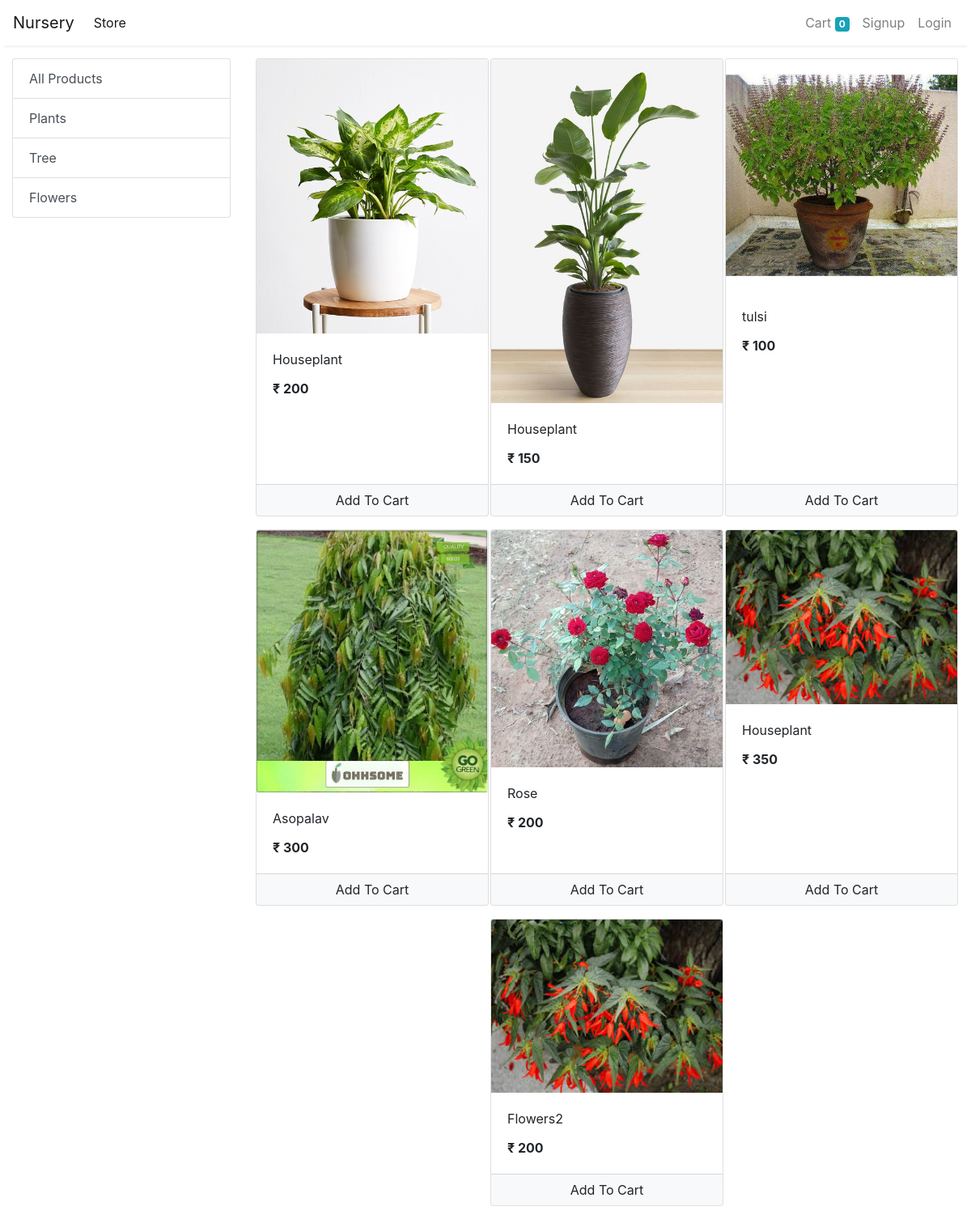
The app's page /store with its own data.
### store/models/category.py (models this page shows, shortened)
class Category(models.Model):
    name = models.CharField(max_length=20)
    @staticmethod
    def get_all_categories():
        return Category.objects.all()

### store/models/product.py (models this page shows, shortened)
class Product(models.Model):
    name = models.CharField(max_length=50)
    price = models.IntegerField(default=0)
    category = models.ForeignKey(Category, on_delete=models.CASCADE, default=1)
    description = models.CharField(max_length=200, default='' , null=True , blank=True)
    image = models.ImageField(upload_to='uploads/products/')
    @staticmethod
    def get_all_products():
        return Product.objects.all()

### store/views/home.py (the view)
# urls.py: path('', include('store.urls'))
def store(request):
    cart = request.session.get('cart')
    if not cart:
        request.session['cart'] = {}
    products = None
    categories = Category.get_all_categories()
    categoryID = request.GET.get('category')
    if categoryID:
        products = Product.get_all_products_by_categoryid(categoryID)
    else:
        products = Product.get_all_products();
    data = {}
    data['products'] = products
    data['categories'] = categories
    print('you are : ', request.session.get('email'))
    return render(request, 'index.html', data)

### store/templatetags/cart.py (called while the page is built)
@register.filter(name='is_in_cart')
def is_in_cart(product  , cart):
    keys = cart.keys()
    for id in keys:
        if int(id) == product.id:
            return True
    return False;

### store/templatetags/custom_filter.py (called while the page is built)
@register.filter(name='currency')
def currency(number):
    return "₹ "+str(number)

### store/templates/index.html (shortened to what this page needs)
{% extends 'base.html' %}
{% block content %}
{% load cart %}
{% load custom_filter %}
<div class="container-fluid mt-3">
	<div class="row">
		<div class="col-lg-3 mx-auto">
			<div class="list-group">
				<a href="/" class="list-group-item list-group-item-action">All Products</a>
				{% for category in categories %}
				<a href="/?category={{category.id}}"
					class="list-group-item list-group-item-action">{{category.name}}</a>
				{% endfor %}
			</div>
		</div>
		<div id='products' class="col-lg-9 mx-auto">
			<div class="row mx-auto">
				{% for product in products %}
				<div class="card mx-auto mb-3" id={{product.id}} style="width: 18rem;">
					<img class="card-img-top" src="{{product.image.url}}" alt="Card image cap">
					<div class="card-body">
						<p class="card-title">{{product.name}}</p>
						<p class="card-text"><b>{{product.price|currency}}</b></p>
					</div>
					<div class="card-footer p-0 no-gutters">
						{% if product|is_in_cart:request.session.cart %}
						<div class="row no-gutters">
							<form action="/#{{product.id}}" class="col-2 " method="post">
								{% csrf_token %}
								<input hidden type="text" name='product' value='{{product.id}}'>
								<input hidden type="text" name='remove' value='True'>
								<input type="submit" value=" - " class="btn btn-block btn-light border-right">
							</form>
							<div class="text-center col">{{product|cart_quantity:request.session.cart}} in Cart</div>
							<form action="/#{{product.id}}" class="col-2 " method="post">
								{% csrf_token %}
								<input hidden type="text" name='product' value='{{product.id}}'>
								<input type="submit" value=" + " class="btn btn-block btn-light border-left">
							</form>
						</div>
						{% else %}
						<form action="/#{{product.id}}" method="POST" class="btn-block">
							<input type="submit" class="float-right btn btn-light  form-control"
								value="Add To Cart">
						</form>
						{% endif %}
					</div>
				</div>
				{% endfor %}
			</div>
		</div>
	</div>
</div>
{% endblock %}

### store/templates/base.html (shortened to what this page needs)
<!doctype html>
<html lang="en">
<head>
  <link rel="stylesheet" href="https://maxcdn.bootstrapcdn.com/bootstrap/4.0.0/css/bootstrap.min.css"
>
</head>
<body>
  <nav class="one-edge-shadow
  sticky-top navbar
  navbar-expand-lg
   navbar-light bg-white">
    <a class="navbar-brand" href="/">Nursery</a>
    <div class="collapse navbar-collapse" id="navbarSupportedContent">
      <ul class="navbar-nav mr-auto">
        <li class="nav-item active">
          <a class="nav-link" href="/store">Store <span class="sr-only">(current)</span></a>
        </li>
      </ul>
      <ul class=" navbar-nav my-2 my-lg-0">
        <li class="nav-item ">
          <a class="nav-link" href="/cart">Cart
            <span class="badge badge-info">{{request.session.cart.keys|length}}</span>
            <span class="sr-only">(current)</span></a>
        </li>
        {% if request.session.customer %}
        <li class="nav-item ">
          <a class="nav-link" href="/orders">Orders<span class="sr-only">(current)</span></a>
        </li>
        <li class="nav-item ">
          <a class="nav-link" href="/logout">Logout<span class="sr-only">(current)</span></a>
        </li>
        {% else %}
        <li class="nav-item ">
          <a class="nav-link" href="/signup">Signup<span class="sr-only">(current)</span></a>
        </li>
        <li class="nav-item ">
          <a class="nav-link" href="/login">Login<span class="sr-only">(current)</span></a>
        </li>
        {% endif %}
      </ul>
    </div>
  </nav>
    {% block content %}{% endblock %}
</body>
</html>

### store/templates/base.html (style rules this page uses)
nav { background-color: white; }
.one-edge-shadow { box-shadow: 0 8px 2px -5px rgb(246, 245, 245); }

### records on screen
Category: name "Plants"
Category: name "Tree"
Category: name "Flowers"
Product: image (picture), name "Houseplant", price "₹ 200"
Product: image (picture), name "Houseplant", price "₹ 150"
Product: image (picture), name "tulsi", price "₹ 100"
Product: image (picture), name "Asopalav", price "₹ 300"
Product: image (picture), name "Rose", price "₹ 200"
Product: image (picture), name "Houseplant", price "₹ 350"
Product: image (picture), name "Flowers2", price "₹ 200"

### other values on screen
{{ request.session.cart.keys|length }} "0"
